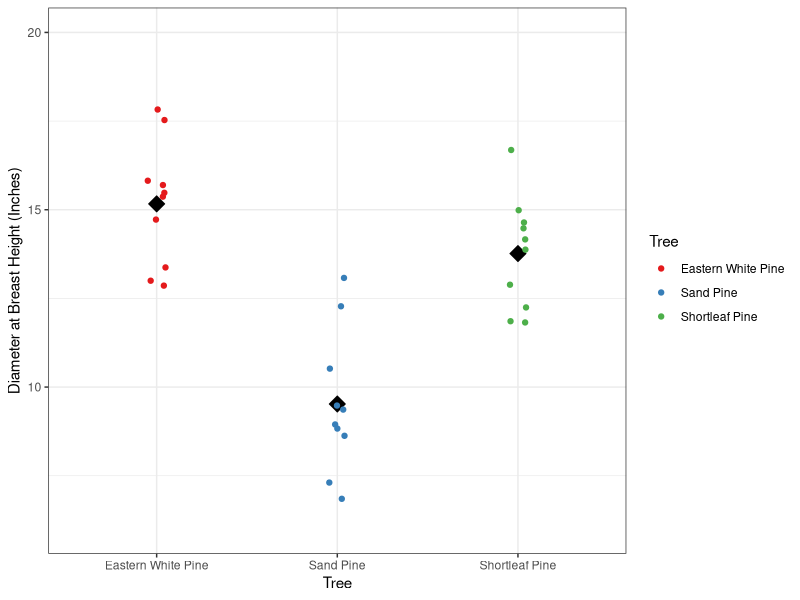
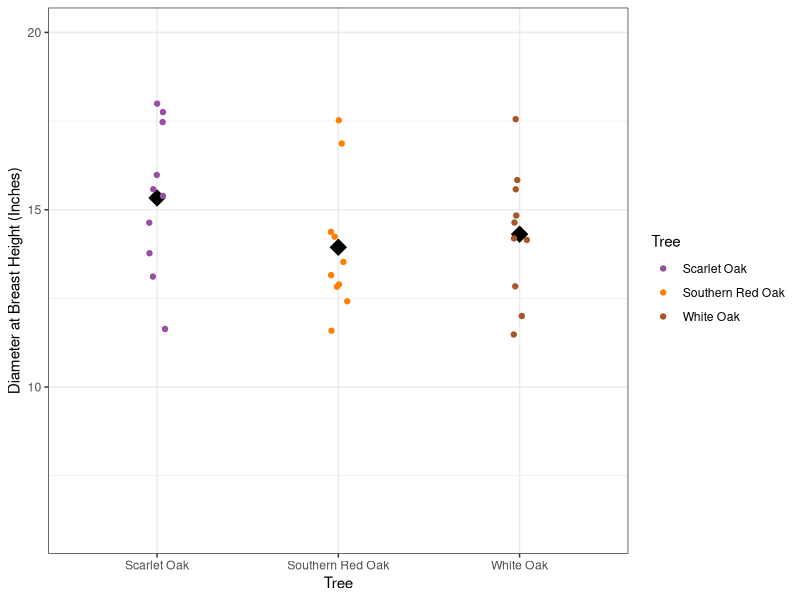
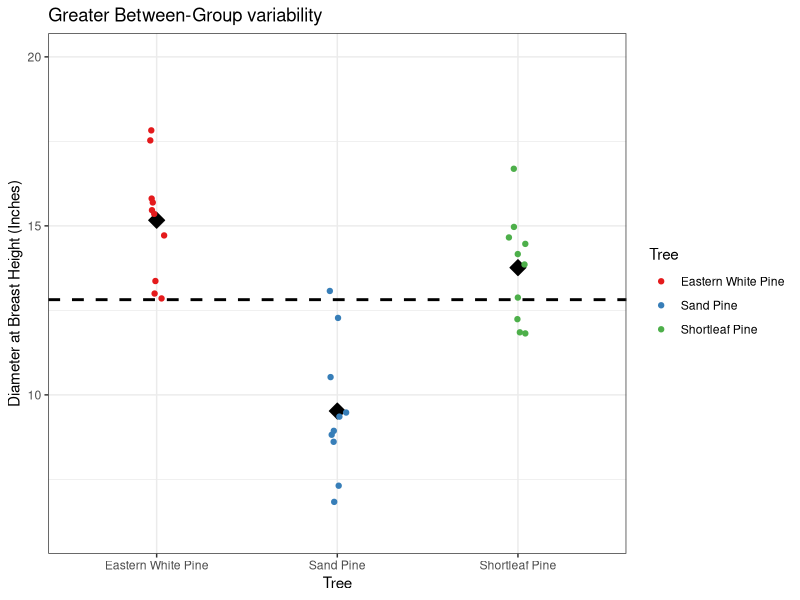
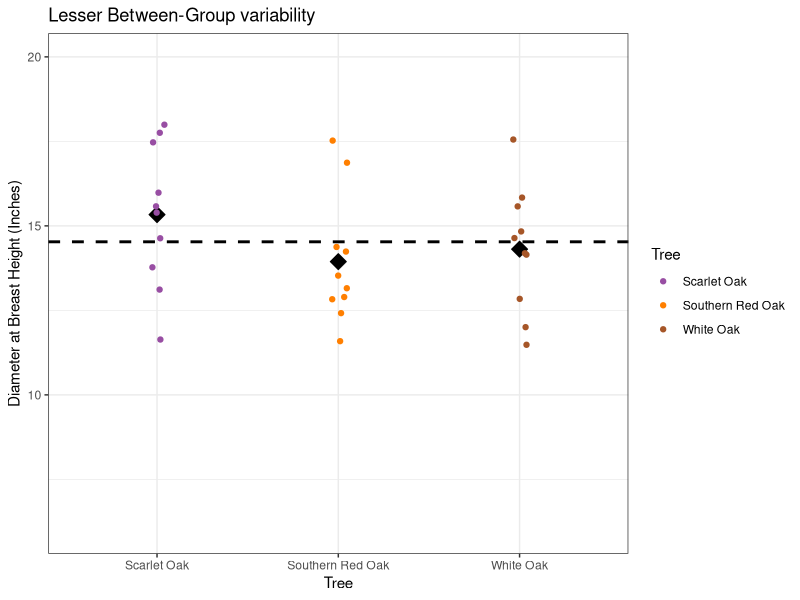
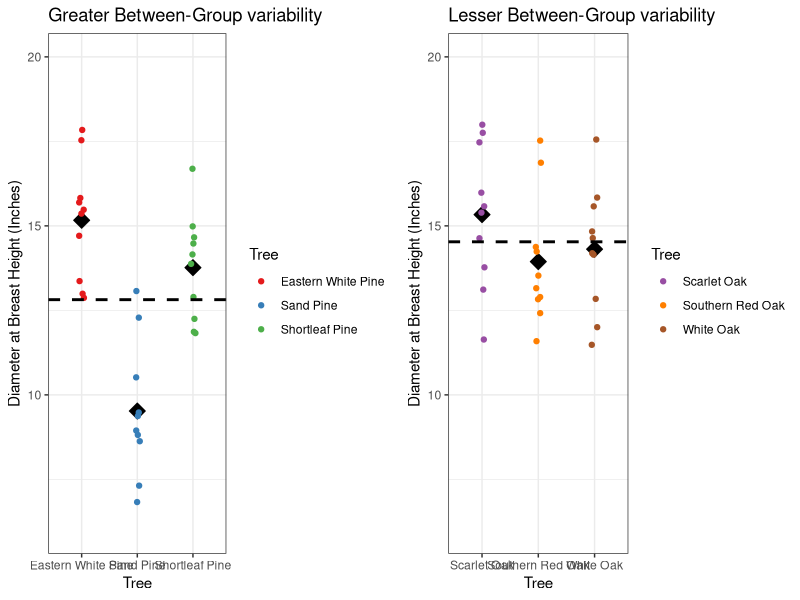

Generate these figures, in order, with R:
############ Prereqs ############
options(stringsAsFactors = FALSE, scipen = 600)
oldPar <- par()
os <- Sys.info()["sysname"]
baseDir <- ifelse(os == "Windows", "C:/Users/ptrainor/gdrive", "~/gdrive")

library(tidyverse)
library(ggrepel)

setwd(paste0(baseDir, "/iTeach/AST_505/myLectures/lecture14_ANOVA"))

############ ANOVA example ############
df1 <- expand.grid(Tree = c("Shortleaf Pine", "Sand Pine", "Eastern White Pine"), replication = 1:10, stringsAsFactors = FALSE)
df1$dbh <- NA
set.seed(1)
df1$dbh[df1$Tree == "Shortleaf Pine"] <- rnorm(10, 13.5, 2)
set.seed(2)
df1$dbh[df1$Tree == "Sand Pine"] <- rnorm(10, 9.1, 2)
set.seed(3)
df1$dbh[df1$Tree == "Eastern White Pine"] <- rnorm(10, 15.3, 2)

df2 <- expand.grid(Tree = c("Scarlet Oak", "Southern Red Oak", "White Oak"), replication = 1:10, stringsAsFactors = FALSE)
df2$dbh <- NA
set.seed(4)
df2$dbh[df2$Tree == "Scarlet Oak"] <- rnorm(10, 14.2, 2)
set.seed(5)
df2$dbh[df2$Tree == "Southern Red Oak"] <- rnorm(10, 14.1, 2)
set.seed(6)
df2$dbh[df2$Tree == "White Oak"] <- rnorm(10, 14.1, 2)

df1 <- rbind(df1, df2)
df1$Tree <- factor(df1$Tree)

lm1 <- lm(dbh ~ Tree, data = df1)

#png(filename = "Trees1.png", height = 4, width = 6, units = "in", res = 300)
p1 <- ggplot(df1 %>% filter(Tree %in% c("Shortleaf Pine", "Sand Pine", "Eastern White Pine")), 
       aes(y = dbh, color = Tree, x = Tree)) +
  stat_summary(geom = "point", fun.y = "mean", col = "black", fill = "black", size = 4, shape = 23) +
  geom_jitter(size = 1.5, width = .05) + theme_bw() + labs(y = "Diameter at Breast Height (Inches)") + ylim(6, 20) +
  scale_color_manual(values = RColorBrewer::brewer.pal(7, "Set1")[1:3])
show(p1)
#dev.off()

#png(filename = "Trees2.png", height = 4, width = 6, units = "in", res = 300)
p2 <- ggplot(df1 %>% filter(Tree %in% c("Scarlet Oak", "Southern Red Oak", "White Oak")), 
       aes(y = dbh, color = Tree, x = Tree)) +
  stat_summary(geom = "point", fun.y = "mean", col = "black", fill = "black", size = 4, shape = 23) +
  geom_jitter(size = 1.5, width = .05) + theme_bw() + labs(y = "Diameter at Breast Height (Inches)") + ylim(6, 20) +
  scale_color_manual(values = RColorBrewer::brewer.pal(7, "Set1")[c(4,5, 7)])
show(p2)
#dev.off()

df1 %>% filter(Tree %in% c("Shortleaf Pine", "Sand Pine", "Eastern White Pine")) %>% summarise(mean(dbh)) %>% as.data.frame()
df1 %>% filter(Tree %in% c("Scarlet Oak", "Southern Red Oak", "White Oak")) %>% summarise(mean(dbh)) %>% as.data.frame()

#png(filename = "Trees1b.png", height = 4, width = 6, units = "in", res = 300)
p1b <- p1 + geom_hline(yintercept = 12.81748, lwd = 1, lty = 2) + ggtitle("Greater Between-Group variability")
show(p1b)
#dev.off()

#png(filename = "Trees2b.png", height = 4, width = 6, units = "in", res = 300)
p2b <- p2 + geom_hline(yintercept = 14.52869, lwd = 1, lty = 2) + ggtitle("Lesser Between-Group variability")
show(p2b)
#dev.off()

#png(filename = "Trees3.png", height = 4*1.2, width = 10*1.2, units = "in", res = 300)
gridExtra::grid.arrange(p1b, p2b, nrow = 1) 
#dev.off()

df3 <- df1 
set.seed(888)
df3$dbh <- rnorm(60, 14.1, 8)
df3 %>% group_by(Tree) %>% summarize(vars = var(dbh)) %>% summarize(mean(vars))

df3 %>% group_by(Tree) %>% summarize(means = mean(dbh)) %>% summarize(10 * var(means)) 

anova1 <- aov(dbh ~ Tree, data = df3)
summary(anova1)

########### Back to the unequal case ###########
df1b <- df1 %>% filter(Tree %in% c("Shortleaf Pine", "Sand Pine", "Eastern White Pine"))
df1c <- df1b %>% arrange(Tree)
